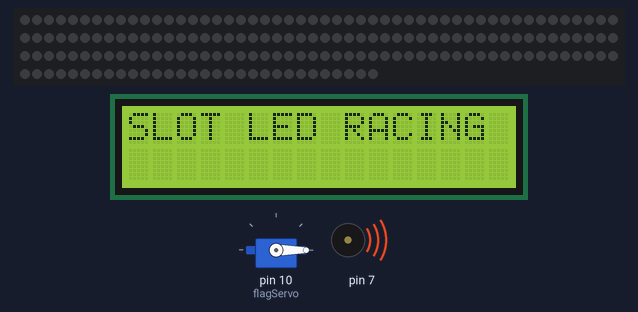
Simulated run of this sketch. Board: Arduino Uno, built with avr-gcc and run on an emulated ATmega328P. On the bench: 180 RGB LEDs in strip order, left to right, continuing on the next row, 16×2 character LCD, servo, buzzer (waves = sounding). Dim RGB values are drawn brighter than linear.

Above: at 2.7 s.
At 3.7 s:
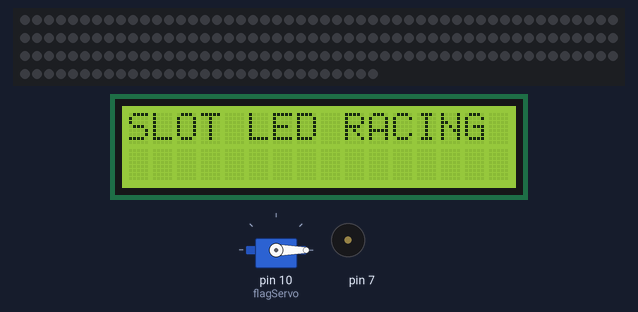
At 10.3 s:
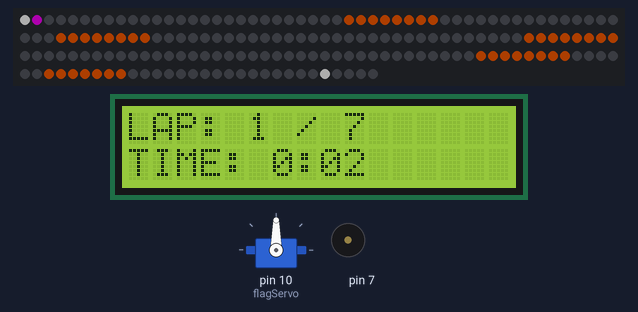
At 39.4 s:
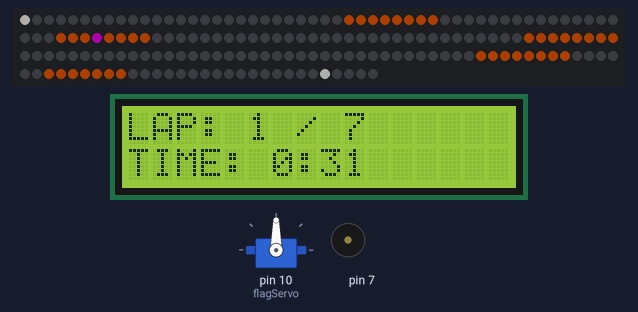
Timing chart, 0 to 40.0 s (numbered marks = the images above):
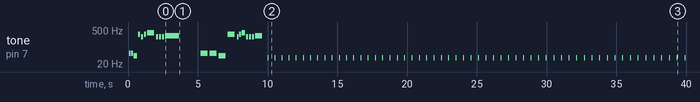

Measured:
- by itself, tone on pin 7: plays 55 Hz for 0.13 s, 55 Hz for 0.13 s, 44 Hz for 0.25 s, 330 Hz for 0.17 s, 262 Hz for 0.17 s, 330 Hz for 0.17 s … (79 notes in this stretch)

The sketch:

Led_Racer_3.ino
```cpp
// Required libraries
#include <math.h>
#include <Adafruit_NeoPixel.h>
#include <LiquidCrystal.h>
#include <Servo.h>
#ifdef __AVR__
 #include <avr/power.h> // Required for 16 MHz Adafruit Trinket
#endif

// Declare our NeoPixel strip object:
// Argument 1 = Number of pixels in NeoPixel strip
// Argument 2 = Arduino pin number (most are valid)
// Argument 3 = Pixel type flags, add together as needed:
//   NEO_KHZ800  800 KHz bitstream (most NeoPixel products w/WS2812 LEDs)
//   NEO_KHZ400  400 KHz (classic 'v1' (not v2) FLORA pixels, WS2811 drivers)
//   NEO_GRB     Pixels are wired for GRB bitstream (most NeoPixel products)
//   NEO_RGB     Pixels are wired for RGB bitstream (v1 FLORA pixels, not v2)
//   NEO_RGBW    Pixels are wired for RGBW bitstream (NeoPixel RGBW products)
#define LED_PIN 9
#define LED_COUNT 180
Adafruit_NeoPixel strip(LED_COUNT, LED_PIN, NEO_GRB + NEO_KHZ800);

Servo flagServo;

const int buttonPin = 8;
int buttonState = 0;

unsigned long tick;
unsigned long previousTick = 0;
long interval = 500;
long speedChange = 500;

int speed;
int currentPos;

int currentTime;
int minuteTime;
int secondTime;

int lapCounter= 1;

String lapText = "LAP: ";
String timerText = "TIME: ";
bool minutePassed = false;
bool raceFinished = false;

//Corners
int cornerPoints[5][2] = {
  {27, 34},
  {53, 60},
  {92, 99},
  {138, 145},
  {152, 158}
};
int arrayLength = 5;

//Music
#define NOTE_D1  37
#define NOTE_C4 262
#define NOTE_D1 37
#define NOTE_B5  988

int introSong[] = {
  55, 55, 44, 330, 262, 330, 392, 262, 262, 262, 294
};

// note durations: 4 = quarter note, 8 = eighth note, etc.:
int noteDurations[] = {
  8, 8, 4, 6, 6, 6, 2, 6, 6, 6, 1
};

int startSong[] = {
  294, 294, 294, 262
};

// note durations: 4 = quarter note, 8 = eighth note, etc.:
int startDurations[] = {
  2, 2, 2, 2
};

LiquidCrystal lcd(12, 11, 5, 4, 3, 2);

// setup() function -- runs once at startup --------------------------------
void setup() {
  // These lines are specifically to support the Adafruit Trinket 5V 16 MHz.
  // Any other board, you can remove this part (but no harm leaving it):
#if defined(__AVR_ATtiny85__) && (F_CPU == 16000000)
  clock_prescale_set(clock_div_1);
#endif
  // END of Trinket-specific code.
  strip.begin();           // INITIALIZE NeoPixel strip object (REQUIRED)
  strip.show();            // Turn OFF all pixels ASAP
  strip.setBrightness(50); // Set BRIGHTNESS to about 1/5 (max = 255)

  Serial.begin(9600);

  lcd.begin(16,2);

  flagServo.attach(10);
  flagServo.write(0);

  introSequence();
}

// loop() function -- runs repeatedly as long as board is on ---------------
void loop() {
  buttonState = digitalRead(buttonPin); //Gets the state of the button being pressed

  //Prevents the car from moving if the car is at max speed on a corner
  if(!checkOnCorner()) {
    carMovementManager();
  }
  else {
    for (int i = 0; i < 3; i++) { //Flashes 3 times
      carPenalty();
    }
    interval = 100;
  }

  lightAndTimeManager();

  currentTime = (tick / 1000) - 8;

  if(currentTime % 60 == 0 && !minutePassed && currentTime > 59) {
    minuteTime = minuteTime + 1;
    minutePassed = true;
  }
  if(currentTime % 61 == 0) {
    minutePassed = false;
  }

  secondTime = (currentTime % 60);

  lcd.print(lapText + lapCounter + " / 7");
  lcd.setCursor(0, 1);

  if(secondTime < 10 ? lcd.print(timerText + minuteTime + ":" + "0" + secondTime) : lcd.print(timerText + minuteTime + ":" + secondTime));

  lcd.setCursor(0, 0);

  if(lapCounter == 8 && !raceFinished) {
    raceFinished = true;
    scoreGame();
  }
}

void setCornerLEDS(int start, int end, bool isGreen) {
  for (int i = 0; i <= end - start; i++){
    if (isGreen){
      strip.setPixelColor(start + i, strip.Color(255, 95, 0));
    }
    else{
      strip.setPixelColor(start + i, strip.Color(255, 0, 0));
    }
  }
}

bool checkOnCorner() {
  for(int i = 0; i < arrayLength; i++){
    if(currentPos >= cornerPoints[i][0] && currentPos <= cornerPoints[i][1] && interval <= 12){
      return true;
    }
  }
  return false;
}

void carMovementManager() {
  if (tick - previousTick >= interval) {
      previousTick = tick;
      currentPos = currentPos + 1;
      strip.clear();

      //Updates the lcd to display the lap counter
      if(currentPos == 175 ? lapCounter = lapCounter + constrain(1, 1, 1) : false);

        //Controls the car acceleration
        if (buttonState == HIGH) {
          if (interval > 100){ //The slot car will always move at least once every 100ms when the button is held
            interval = 100;
          }
        else {
          interval -= pow(interval, 0.65); //The formula for  calculating acceleration
        }
        //The max speed of the car
        if (interval < 7) {
          interval = 7;
        }
        //Plays the max speed Tone
        if (interval < 8) {
          tone(7, NOTE_B5, 18);
        }
        //Plays the acceleration tone
        else {
          tone(7, NOTE_C4, 18);
        }
    }
    //Controls the deceleration
    else {
      interval += 1; //Adds 1 to the interval when the button isn't held
      //Sets the slowest speed the slot car can go
      if (interval > 1000) {
        interval = 1000;
      }
      //Plays a tone when the button isnt being held
      tone(7, NOTE_D1, 18);
    }

    //Resets the LED when it reaches the end of the track
    if (currentPos > 175) {
      currentPos = 0;
    }
  }
}

void carPenalty() {
  tone(7, NOTE_D1, 18);
      //Sets the colors of the LEDS
      for(int i = 0; i < arrayLength; i++){
        setCornerLEDS(cornerPoints[i][0], cornerPoints[i][1], false);
      }
      strip.show();
      delay(250);

      //Clears the strip
      strip.clear();
      strip.show();
      delay(250);
}

void lightAndTimeManager() {
  //Sets the lights for a corner
  for(int i = 0; i < arrayLength; i++){
    setCornerLEDS(cornerPoints[i][0], cornerPoints[i][1], true);
  }

  strip.setPixelColor(175, strip.Color(255, 255 ,255));
  strip.setPixelColor(0, strip.Color(255, 255 ,255));

  //Updates the LED car position
  strip.setPixelColor(currentPos, strip.Color(255, 0 ,255));

  strip.show();

  //Keeps track of the milliseconds passed
  tick = millis();
}

void introSequence() {
  lcd.print("SLOT LED RACING");
  for (int thisNote = 0; thisNote < 11; thisNote++) {
    int noteDuration = 1000 / noteDurations[thisNote];

    tone(7, introSong[thisNote], noteDuration);
    int pauseBetweenNotes = noteDuration * 1.30;

    delay(pauseBetweenNotes);
    noTone(8);
  }
  lcd.clear();

  delay(1250);
  for (int thisNote = 0; thisNote < 11; thisNote++) {
    int noteDuration = 1000 / startDurations[thisNote];

    tone(7, introSong[thisNote], noteDuration);
    int pauseBetweenNotes = noteDuration * 1.30;

    delay(pauseBetweenNotes);
    noTone(8);
  }

  flagServo.attach(10);
  flagServo.write(90);
  delay(250);
  flagServo.detach();
}

int scoreGame() {
  lcd.clear();
  lcd.print("RACE OVER!");
  lcd.setCursor(0, 1);
  if(secondTime < 10 ? lcd.print(timerText + minuteTime + ":" + "0" + secondTime) : lcd.print(timerText + minuteTime + ":" + secondTime));

  flagServo.attach(10);
  for(int i = 0; i < 6; i++) {
    flagServo.write(90);
    delay(250);
    flagServo.write(0);
    delay(250);
  }
  flagServo.detach();

  delay(7000);
  asm volatile("jmp 0");
}
```
